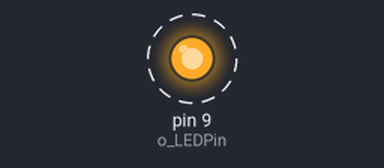
This sketch was run on a simulated Arduino Uno, built with avr-gcc and run on an emulated ATmega328P. On the bench: output pins drawn as LEDs (lit = HIGH). Dashed ring = blinking.

Above: at 0.2 s.
Timing chart, 0 to 3.0 s (numbered marks = the images above):
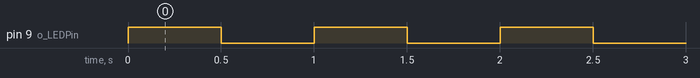

Measured:
- by itself, pin 9 (o_LEDPin): alternates HIGH for 0.50 s and LOW for 0.50 s

The sketch:

Code.ino
```cpp
int o_LEDPin = 9;

void setup()
{
  pinMode(o_LEDPin, OUTPUT);
}

void loop()
{
  digitalWrite(o_LEDPin, HIGH);
  delay(500);
  digitalWrite(o_LEDPin, LOW);
  delay(500);
}
```
